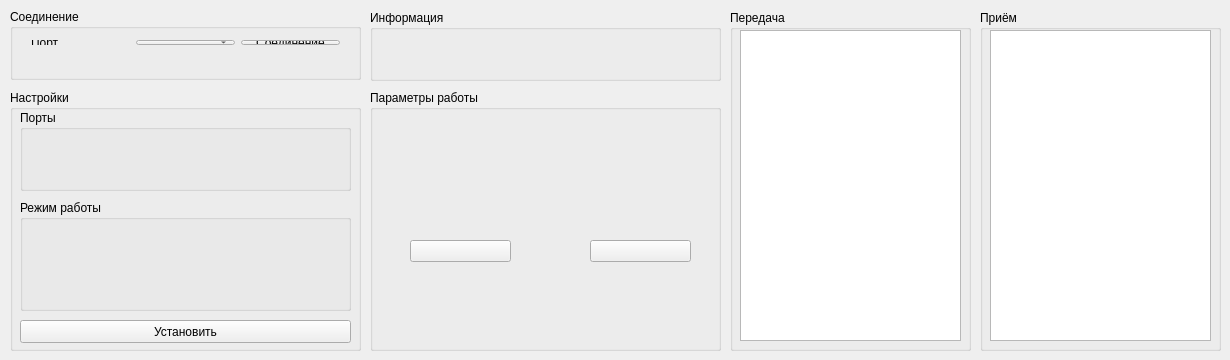
<?xml version="1.0" encoding="UTF-8"?>
<ui version="4.0">
 <class>MainWindow</class>
 <widget class="QMainWindow" name="MainWindow">
  <property name="geometry">
   <rect>
    <x>0</x>
    <y>0</y>
    <width>1230</width>
    <height>360</height>
   </rect>
  </property>
  <property name="sizePolicy">
   <sizepolicy hsizetype="Preferred" vsizetype="Preferred">
    <horstretch>0</horstretch>
    <verstretch>0</verstretch>
   </sizepolicy>
  </property>
  <property name="minimumSize">
   <size>
    <width>1230</width>
    <height>360</height>
   </size>
  </property>
  <property name="maximumSize">
   <size>
    <width>1230</width>
    <height>360</height>
   </size>
  </property>
  <property name="windowTitle">
   <string>Конфигуратор СУ 02</string>
  </property>
  <widget class="QWidget" name="centralWidget">
   <widget class="QGroupBox" name="ConnectionGb">
    <property name="geometry">
     <rect>
      <x>10</x>
      <y>9</y>
      <width>351</width>
      <height>71</height>
     </rect>
    </property>
    <property name="title">
     <string>Соединение</string>
    </property>
    <widget class="QWidget" name="layoutWidget">
     <property name="geometry">
      <rect>
       <x>10</x>
       <y>20</y>
       <width>331</width>
       <height>27</height>
      </rect>
     </property>
     <layout class="QHBoxLayout" name="horizontalLayout">
      <item>
       <widget class="QLabel" name="label">
        <property name="text">
         <string>Порт</string>
        </property>
       </widget>
      </item>
      <item>
       <widget class="QComboBox" name="PortCb"/>
      </item>
      <item>
       <widget class="QPushButton" name="connBtn">
        <property name="text">
         <string>Соединение</string>
        </property>
       </widget>
      </item>
     </layout>
    </widget>
    <widget class="QWidget" name="layoutWidget">
     <property name="geometry">
      <rect>
       <x>10</x>
       <y>50</y>
       <width>331</width>
       <height>17</height>
      </rect>
     </property>
     <layout class="QHBoxLayout" name="horizontalLayout_2">
      <item>
       <widget class="QLabel" name="label_2">
        <property name="text">
         <string>Статус:</string>
        </property>
       </widget>
      </item>
      <item>
       <widget class="QLabel" name="StatusLabel">
        <property name="text">
         <string>нет соединения</string>
        </property>
        <property name="alignment">
         <set>Qt::AlignRight|Qt::AlignTrailing|Qt::AlignVCenter</set>
        </property>
       </widget>
      </item>
      <item>
       <widget class="QLabel" name="ProtocolLabel">
        <property name="text">
         <string>н/д</string>
        </property>
        <property name="alignment">
         <set>Qt::AlignRight|Qt::AlignTrailing|Qt::AlignVCenter</set>
        </property>
       </widget>
      </item>
     </layout>
    </widget>
   </widget>
   <widget class="QGroupBox" name="ParametersGb">
    <property name="geometry">
     <rect>
      <x>370</x>
      <y>90</y>
      <width>351</width>
      <height>261</height>
     </rect>
    </property>
    <property name="title">
     <string>Параметры работы</string>
    </property>
    <widget class="QWidget" name="layoutWidget">
     <property name="geometry">
      <rect>
       <x>10</x>
       <y>240</y>
       <width>331</width>
       <height>16</height>
      </rect>
     </property>
     <layout class="QHBoxLayout" name="GetBytesHLayout">
      <item>
       <widget class="QLabel" name="label_3">
        <property name="text">
         <string>Количество принятых байт:</string>
        </property>
       </widget>
      </item>
      <item>
       <widget class="QLabel" name="getBytesLbl">
        <property name="text">
         <string>0</string>
        </property>
        <property name="alignment">
         <set>Qt::AlignRight|Qt::AlignTrailing|Qt::AlignVCenter</set>
        </property>
       </widget>
      </item>
     </layout>
    </widget>
    <widget class="QWidget" name="layoutWidget">
     <property name="geometry">
      <rect>
       <x>10</x>
       <y>20</y>
       <width>331</width>
       <height>16</height>
      </rect>
     </property>
     <layout class="QHBoxLayout" name="horizontalLayout_4">
      <item>
       <widget class="QLabel" name="label_4">
        <property name="text">
         <string>Версия:</string>
        </property>
       </widget>
      </item>
      <item>
       <widget class="QLabel" name="versionLbl">
        <property name="text">
         <string>н/д</string>
        </property>
        <property name="alignment">
         <set>Qt::AlignRight|Qt::AlignTrailing|Qt::AlignVCenter</set>
        </property>
       </widget>
      </item>
     </layout>
    </widget>
    <widget class="QWidget" name="layoutWidget">
     <property name="geometry">
      <rect>
       <x>10</x>
       <y>40</y>
       <width>331</width>
       <height>16</height>
      </rect>
     </property>
     <layout class="QHBoxLayout" name="horizontalLayout_7">
      <item>
       <widget class="QLabel" name="label_7">
        <property name="text">
         <string>Порт 2:</string>
        </property>
       </widget>
      </item>
      <item>
       <widget class="QLabel" name="port2SpeedLbl">
        <property name="text">
         <string>н/д</string>
        </property>
        <property name="alignment">
         <set>Qt::AlignRight|Qt::AlignTrailing|Qt::AlignVCenter</set>
        </property>
       </widget>
      </item>
      <item>
       <widget class="QLabel" name="port2ProtocolLbl">
        <property name="text">
         <string>н/д</string>
        </property>
        <property name="alignment">
         <set>Qt::AlignRight|Qt::AlignTrailing|Qt::AlignVCenter</set>
        </property>
       </widget>
      </item>
     </layout>
    </widget>
    <widget class="QWidget" name="layoutWidget">
     <property name="geometry">
      <rect>
       <x>10</x>
       <y>60</y>
       <width>331</width>
       <height>16</height>
      </rect>
     </property>
     <layout class="QHBoxLayout" name="horizontalLayout_9">
      <item>
       <widget class="QLabel" name="label_9">
        <property name="text">
         <string>Режим СУ-М:</string>
        </property>
       </widget>
      </item>
      <item>
       <widget class="QLabel" name="SumModeLbl">
        <property name="text">
         <string>н/д</string>
        </property>
        <property name="alignment">
         <set>Qt::AlignRight|Qt::AlignTrailing|Qt::AlignVCenter</set>
        </property>
       </widget>
      </item>
     </layout>
    </widget>
    <widget class="QWidget" name="layoutWidget">
     <property name="geometry">
      <rect>
       <x>10</x>
       <y>80</y>
       <width>331</width>
       <height>16</height>
      </rect>
     </property>
     <layout class="QHBoxLayout" name="horizontalLayout_11">
      <item>
       <widget class="QLabel" name="label_13">
        <property name="text">
         <string>Расположение:</string>
        </property>
       </widget>
      </item>
      <item>
       <widget class="QLabel" name="SumPosLbl">
        <property name="text">
         <string>н/д</string>
        </property>
        <property name="alignment">
         <set>Qt::AlignRight|Qt::AlignTrailing|Qt::AlignVCenter</set>
        </property>
       </widget>
      </item>
     </layout>
    </widget>
    <widget class="BlockBtn" name="pushButton">
     <property name="geometry">
      <rect>
       <x>40</x>
       <y>150</y>
       <width>101</width>
       <height>22</height>
      </rect>
     </property>
     <property name="font">
      <font>
       <pointsize>14</pointsize>
      </font>
     </property>
     <property name="text">
      <string/>
     </property>
    </widget>
    <widget class="BlockBtn" name="pushButton_2">
     <property name="geometry">
      <rect>
       <x>220</x>
       <y>150</y>
       <width>101</width>
       <height>22</height>
      </rect>
     </property>
     <property name="font">
      <font>
       <pointsize>14</pointsize>
      </font>
     </property>
     <property name="text">
      <string/>
     </property>
    </widget>
   </widget>
   <widget class="QGroupBox" name="SettingsGb">
    <property name="geometry">
     <rect>
      <x>10</x>
      <y>90</y>
      <width>351</width>
      <height>261</height>
     </rect>
    </property>
    <property name="title">
     <string>Настройки</string>
    </property>
    <widget class="QPushButton" name="SetBtn">
     <property name="geometry">
      <rect>
       <x>10</x>
       <y>230</y>
       <width>331</width>
       <height>23</height>
      </rect>
     </property>
     <property name="text">
      <string>Установить</string>
     </property>
    </widget>
    <widget class="QGroupBox" name="groupBox">
     <property name="geometry">
      <rect>
       <x>10</x>
       <y>20</y>
       <width>331</width>
       <height>81</height>
      </rect>
     </property>
     <property name="title">
      <string>Порты</string>
     </property>
     <widget class="QWidget" name="layoutWidget">
      <property name="geometry">
       <rect>
        <x>10</x>
        <y>20</y>
        <width>311</width>
        <height>22</height>
       </rect>
      </property>
      <layout class="QHBoxLayout" name="horizontalLayout_5">
       <item>
        <widget class="QLabel" name="label_5">
         <property name="text">
          <string>Управляющий порт</string>
         </property>
        </widget>
       </item>
       <item>
        <widget class="QComboBox" name="port1SpeedCb">
         <item>
          <property name="text">
           <string/>
          </property>
         </item>
         <item>
          <property name="text">
           <string>150</string>
          </property>
         </item>
         <item>
          <property name="text">
           <string>300</string>
          </property>
         </item>
         <item>
          <property name="text">
           <string>600</string>
          </property>
         </item>
         <item>
          <property name="text">
           <string>1200</string>
          </property>
         </item>
         <item>
          <property name="text">
           <string>2400</string>
          </property>
         </item>
         <item>
          <property name="text">
           <string>4800</string>
          </property>
         </item>
         <item>
          <property name="text">
           <string>9600</string>
          </property>
         </item>
         <item>
          <property name="text">
           <string>14400</string>
          </property>
         </item>
         <item>
          <property name="text">
           <string>19200</string>
          </property>
         </item>
         <item>
          <property name="text">
           <string>38400</string>
          </property>
         </item>
         <item>
          <property name="text">
           <string>56000</string>
          </property>
         </item>
         <item>
          <property name="text">
           <string>57600</string>
          </property>
         </item>
         <item>
          <property name="text">
           <string>115200</string>
          </property>
         </item>
         <item>
          <property name="text">
           <string>230400</string>
          </property>
         </item>
        </widget>
       </item>
       <item>
        <widget class="QComboBox" name="port1ProtocolCb">
         <item>
          <property name="text">
           <string/>
          </property>
         </item>
         <item>
          <property name="text">
           <string>NMEA</string>
          </property>
         </item>
         <item>
          <property name="text">
           <string>BINR</string>
          </property>
         </item>
         <item>
          <property name="text">
           <string>BCP2</string>
          </property>
         </item>
        </widget>
       </item>
      </layout>
     </widget>
     <widget class="QWidget" name="layoutWidget">
      <property name="geometry">
       <rect>
        <x>10</x>
        <y>50</y>
        <width>311</width>
        <height>22</height>
       </rect>
      </property>
      <layout class="QHBoxLayout" name="horizontalLayout_6">
       <item>
        <widget class="QLabel" name="label_6">
         <property name="text">
          <string>Порт 2</string>
         </property>
        </widget>
       </item>
       <item>
        <widget class="QComboBox" name="port2SpeedCb">
         <item>
          <property name="text">
           <string/>
          </property>
         </item>
         <item>
          <property name="text">
           <string>150</string>
          </property>
         </item>
         <item>
          <property name="text">
           <string>300</string>
          </property>
         </item>
         <item>
          <property name="text">
           <string>600</string>
          </property>
         </item>
         <item>
          <property name="text">
           <string>1200</string>
          </property>
         </item>
         <item>
          <property name="text">
           <string>2400</string>
          </property>
         </item>
         <item>
          <property name="text">
           <string>4800</string>
          </property>
         </item>
         <item>
          <property name="text">
           <string>9600</string>
          </property>
         </item>
         <item>
          <property name="text">
           <string>14400</string>
          </property>
         </item>
         <item>
          <property name="text">
           <string>19200</string>
          </property>
         </item>
         <item>
          <property name="text">
           <string>38400</string>
          </property>
         </item>
         <item>
          <property name="text">
           <string>56000</string>
          </property>
         </item>
         <item>
          <property name="text">
           <string>57600</string>
          </property>
         </item>
         <item>
          <property name="text">
           <string>115200</string>
          </property>
         </item>
         <item>
          <property name="text">
           <string>230400</string>
          </property>
         </item>
        </widget>
       </item>
       <item>
        <widget class="QComboBox" name="port2ProtocolCb">
         <item>
          <property name="text">
           <string/>
          </property>
         </item>
         <item>
          <property name="text">
           <string>Off</string>
          </property>
         </item>
         <item>
          <property name="text">
           <string>NMEA</string>
          </property>
         </item>
         <item>
          <property name="text">
           <string>BINR</string>
          </property>
         </item>
         <item>
          <property name="text">
           <string>BCP2</string>
          </property>
         </item>
        </widget>
       </item>
      </layout>
     </widget>
    </widget>
    <widget class="QGroupBox" name="groupBox_2">
     <property name="geometry">
      <rect>
       <x>10</x>
       <y>110</y>
       <width>331</width>
       <height>111</height>
      </rect>
     </property>
     <property name="title">
      <string>Режим работы</string>
     </property>
     <widget class="QWidget" name="layoutWidget">
      <property name="geometry">
       <rect>
        <x>10</x>
        <y>20</y>
        <width>311</width>
        <height>22</height>
       </rect>
      </property>
      <layout class="QHBoxLayout" name="horizontalLayout_3">
       <item>
        <widget class="QCheckBox" name="checkBox">
         <property name="text">
          <string>Режим СУ-М</string>
         </property>
        </widget>
       </item>
       <item>
        <widget class="QComboBox" name="comboBox">
         <item>
          <property name="text">
           <string/>
          </property>
         </item>
         <item>
          <property name="text">
           <string>Коллинеарно</string>
          </property>
         </item>
         <item>
          <property name="text">
           <string>Параллельно</string>
          </property>
         </item>
         <item>
          <property name="text">
           <string>Свободно</string>
          </property>
         </item>
        </widget>
       </item>
      </layout>
     </widget>
     <widget class="QWidget" name="layoutWidget">
      <property name="geometry">
       <rect>
        <x>10</x>
        <y>50</y>
        <width>311</width>
        <height>22</height>
       </rect>
      </property>
      <layout class="QHBoxLayout" name="horizontalLayout_8">
       <item>
        <widget class="QLabel" name="BaseLbl">
         <property name="text">
          <string>Базы</string>
         </property>
        </widget>
       </item>
       <item>
        <widget class="QLineEdit" name="Base1LineEdit">
         <property name="alignment">
          <set>Qt::AlignRight|Qt::AlignTrailing|Qt::AlignVCenter</set>
         </property>
        </widget>
       </item>
       <item>
        <widget class="QLineEdit" name="Base2LineEdit">
         <property name="alignment">
          <set>Qt::AlignRight|Qt::AlignTrailing|Qt::AlignVCenter</set>
         </property>
        </widget>
       </item>
       <item>
        <widget class="QLineEdit" name="Base3LineEdit">
         <property name="alignment">
          <set>Qt::AlignRight|Qt::AlignTrailing|Qt::AlignVCenter</set>
         </property>
        </widget>
       </item>
      </layout>
     </widget>
     <widget class="QWidget" name="">
      <property name="geometry">
       <rect>
        <x>10</x>
        <y>80</y>
        <width>311</width>
        <height>22</height>
       </rect>
      </property>
      <layout class="QHBoxLayout" name="horizontalLayout_10">
       <item>
        <widget class="QCheckBox" name="checkBox_2">
         <property name="text">
          <string>Задать расстояние в ручную, метры</string>
         </property>
        </widget>
       </item>
       <item>
        <widget class="QLineEdit" name="lineEdit"/>
       </item>
      </layout>
     </widget>
    </widget>
   </widget>
   <widget class="QGroupBox" name="ReceiveGb">
    <property name="geometry">
     <rect>
      <x>980</x>
      <y>10</y>
      <width>241</width>
      <height>341</height>
     </rect>
    </property>
    <property name="title">
     <string>Приём</string>
    </property>
    <widget class="QTextEdit" name="ReceiveTe">
     <property name="geometry">
      <rect>
       <x>10</x>
       <y>20</y>
       <width>221</width>
       <height>311</height>
      </rect>
     </property>
     <property name="font">
      <font>
       <family>Monotxt</family>
       <weight>50</weight>
       <bold>false</bold>
      </font>
     </property>
    </widget>
   </widget>
   <widget class="QGroupBox" name="SendGb">
    <property name="geometry">
     <rect>
      <x>730</x>
      <y>10</y>
      <width>241</width>
      <height>341</height>
     </rect>
    </property>
    <property name="title">
     <string>Передача</string>
    </property>
    <widget class="QTextEdit" name="SendTe">
     <property name="geometry">
      <rect>
       <x>10</x>
       <y>20</y>
       <width>221</width>
       <height>311</height>
      </rect>
     </property>
     <property name="font">
      <font>
       <family>Monotxt</family>
       <weight>50</weight>
       <bold>false</bold>
      </font>
     </property>
    </widget>
   </widget>
   <widget class="QGroupBox" name="groupBox_3">
    <property name="geometry">
     <rect>
      <x>370</x>
      <y>10</y>
      <width>351</width>
      <height>71</height>
     </rect>
    </property>
    <property name="title">
     <string>Информация</string>
    </property>
    <widget class="QWidget" name="">
     <property name="geometry">
      <rect>
       <x>10</x>
       <y>20</y>
       <width>331</width>
       <height>16</height>
      </rect>
     </property>
     <layout class="QHBoxLayout" name="horizontalLayout_12">
      <item>
       <widget class="QLabel" name="label_8">
        <property name="text">
         <string>Курс:</string>
        </property>
       </widget>
      </item>
      <item>
       <widget class="QLabel" name="label_10">
        <property name="text">
         <string>н/д</string>
        </property>
       </widget>
      </item>
     </layout>
    </widget>
    <widget class="QWidget" name="">
     <property name="geometry">
      <rect>
       <x>10</x>
       <y>50</y>
       <width>331</width>
       <height>16</height>
      </rect>
     </property>
     <layout class="QHBoxLayout" name="horizontalLayout_13">
      <item>
       <widget class="QLabel" name="label_11">
        <property name="text">
         <string>Статус решения:</string>
        </property>
       </widget>
      </item>
      <item>
       <widget class="QLabel" name="label_12">
        <property name="text">
         <string>н/д</string>
        </property>
       </widget>
      </item>
     </layout>
    </widget>
   </widget>
  </widget>
 </widget>
 <layoutdefault spacing="6" margin="11"/>
 <customwidgets>
  <customwidget>
   <class>BlockBtn</class>
   <extends>QPushButton</extends>
   <header location="global">blockbtn.h</header>
  </customwidget>
 </customwidgets>
 <resources/>
 <connections/>
</ui>
